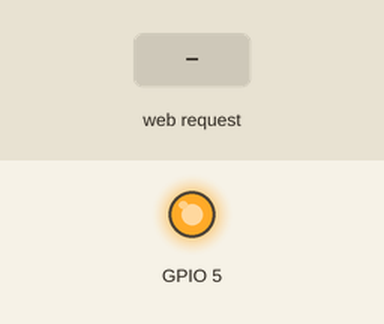
Recording of a sketch running on a simulated ESP8266 (NodeMCU). On the bench: output pins drawn as LEDs (lit = HIGH). Inputs (shaded band) come from the test bench. WiFi joins after 1.5 s; servers stay silent unless stated; what the sketch prints to the serial monitor is not drawn.

Above: at 2.7 s.
2.8 s: HTTP request GET /gpio/0 received
At 3.1 s:
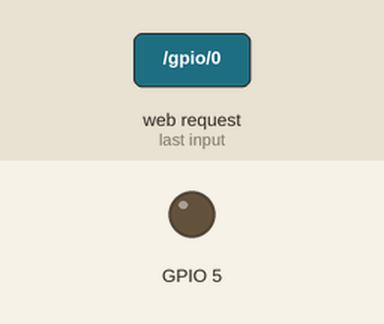
4.3 s: HTTP request GET /gpio/1 received
At 5.4 s:
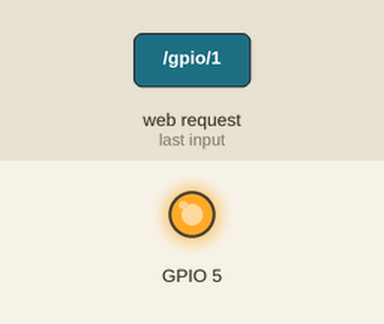
Timing chart, 0 to 7.3 s (numbered marks = the images above; inputs shaded):
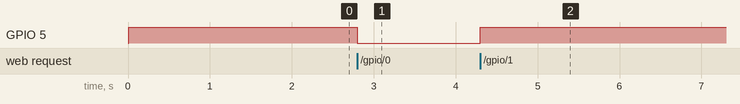

The sketch:

wifiserv.ino
```cpp
/*
 *  This sketch demonstrates how to set up a simple HTTP-like server.
 *  The server will set a GPIO pin depending on the request
 *    http://server_ip/gpio/0 will set the GPIO2 low,
 *    http://server_ip/gpio/1 will set the GPIO2 high
 *  server_ip is the IP address of the ESP8266 module, will be
 *  printed to Serial when the module is connected.
 */

#include <ESP8266WiFi.h>
#include <ESP8266mDNS.h>
#include <WiFiUdp.h>
#include <ArduinoOTA.h>

const char* ssid = "xxx";
const char* password = "xxx";

// Create an instance of the server
// specify the port to listen on as an argument
WiFiServer server(80);

void setup() {
  Serial.begin(115200);
  delay(10);

  // prepare GPIO2
  pinMode(5, OUTPUT);
  digitalWrite(5, 1);

  // Connect to WiFi network
  Serial.println();
  Serial.println();
  Serial.print("Connecting to ");
  Serial.println(ssid);

  IPAddress ip(192, 168, 1, 5); // where xx is the desired IP Address
  IPAddress gateway(10, 0, 1, 1); // set gateway to match your network
  Serial.print(F("Setting static ip to : "));
  Serial.println(ip);
  IPAddress subnet(255, 255, 255, 0); // set subnet mask to match your

  WiFi.config(ip, gateway, subnet);
  WiFi.begin(ssid, password);

  while (WiFi.status() != WL_CONNECTED) {
    delay(500);
    Serial.print(".");
  }
  Serial.println("");
  Serial.println("WiFi connected");

  // Start the server
  server.begin();
  Serial.println("Server started");

  // Print the IP address
  Serial.println(WiFi.localIP());
}

int value = 0;
bool ota = 0;

void loop() {
  // Check if a client has connected
  WiFiClient client = server.available();
  if (!client) {
    return;
  }

  // Wait until the client sends some data
  Serial.println("new client");
  while(!client.available()){
    delay(1);
  }

  // Read the first line of the request
  String req = client.readStringUntil('\r');
  Serial.println(req);
  client.flush();

  // Match the request
  int val;
  if (req.indexOf("/gpio/0") != -1)
    val = 0;
  else if (req.indexOf("/gpio/1") != -1)
    val = 1;
  else if (req.indexOf("OTA") != -1)
    ota = 1;
  else if (req.indexOf("/timer/") != -1)
    setTimer(req);
  else if (req.startsWith("GET") && req.endsWith("&")) {
    setTimer(req);
    return;
  }
  else {
    Serial.println("invalid request");
    client.stop();
    return;
  }

  // Set GPIO2 according to the request
  digitalWrite(5, val);

  client.flush();

  // Prepare the response
  String s = "HTTP/1.1 200 OK\r\nContent-Type: text/html\r\n\r\n<!DOCTYPE HTML>\r\n<html>\r\nGPIO is now ";
  s += (val)?"high":"low";
  s += "</html>\n";

  // Send the response to the client
  client.print(s);
  delay(1);
  Serial.println("Client disonnected");

  // The client will actually be disconnected
  // when the function returns and 'client' object is detroyed
  if (ota) OTALoop();
}

void setTimer(String req) {
  int idx1 = req.indexOf('/timer/');
  int idx2 = req.indexOf('&');
  String tms = req.substring(idx1+7, idx2);
  int tm = tms.toInt();
  if (tm == 0)
    return;
  while (tm > 0) {
   delay(60000);
   tm -= 1;
  }
  Serial.println("Zadany czas upłynął!");
  digitalWrite(5, 0);
  return;
}

void OTALoop() {
  ArduinoOTA.onStart([]() {
    String type;
    if (ArduinoOTA.getCommand() == U_FLASH)
      type = "sketch";
    else // U_SPIFFS
      type = "filesystem";

    // NOTE: if updating SPIFFS this would be the place to unmount SPIFFS using SPIFFS.end()
    Serial.println("Start updating " + type);
  });
  ArduinoOTA.onEnd([]() {
    Serial.println("\nEnd");
  });
  ArduinoOTA.onProgress([](unsigned int progress, unsigned int total) {
    Serial.printf("Progress: %u%%\r", (progress / (total / 100)));
  });
  ArduinoOTA.onError([](ota_error_t error) {
    Serial.printf("Error[%u]: ", error);
    if (error == OTA_AUTH_ERROR) Serial.println("Auth Failed");
    else if (error == OTA_BEGIN_ERROR) Serial.println("Begin Failed");
    else if (error == OTA_CONNECT_ERROR) Serial.println("Connect Failed");
    else if (error == OTA_RECEIVE_ERROR) Serial.println("Receive Failed");
    else if (error == OTA_END_ERROR) Serial.println("End Failed");
  });
  ArduinoOTA.begin();
  Serial.println("Ready");
  Serial.print("IP address: ");
  Serial.println(WiFi.localIP());

  while (1) {
    ArduinoOTA.handle();
  }
}
```

Measured:
- after the input at 2.8 s, GPIO 5: HIGH → LOW at once
- after the input at 4.3 s, GPIO 5: LOW → HIGH at once
